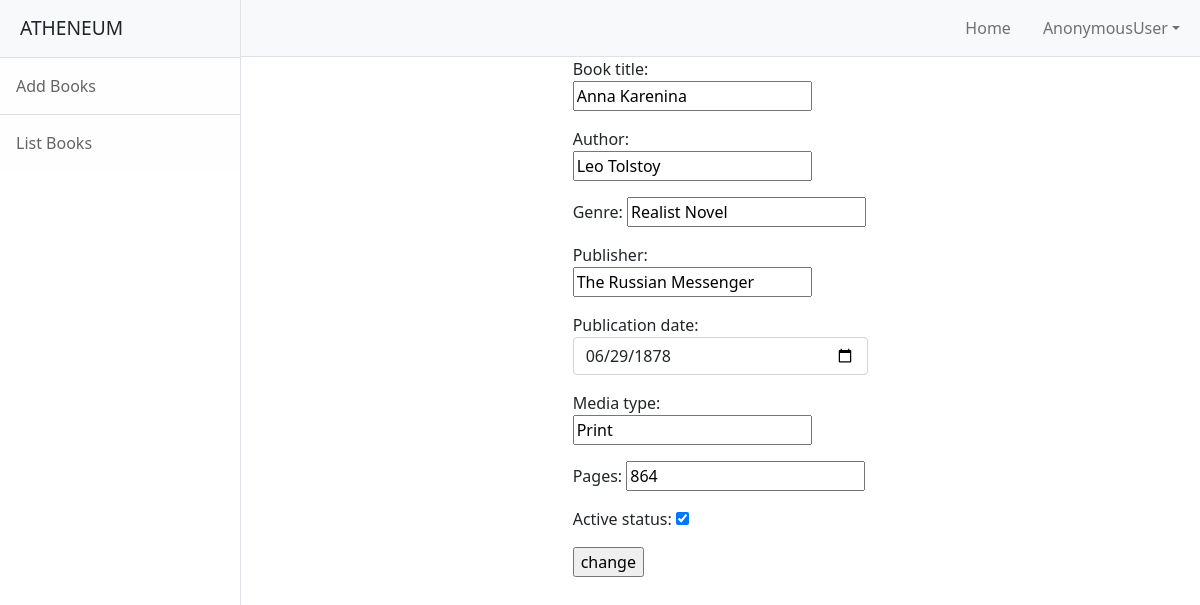
Screenshot of /library/books/edit/3 with the database file from the repository.
### library/models.py (models this page shows, shortened)
class Books(models.Model):
    book_title=models.CharField(max_length=150)
    library=models.ForeignKey(User,on_delete=models.CASCADE,related_name="library")
    Author=models.CharField(max_length=150)
    Cover_artist=models.CharField(max_length=150)
    Genre=models.CharField(max_length=150)
    Publisher=models.CharField(max_length=150)
    Publication_date=models.DateField(null=True)
    Media_type=models.CharField(max_length=150)
    Pages=models.PositiveIntegerField(default=0)
    active_status = models.BooleanField(default=True)

### library/views.py (the view)
# urls.py: path("books/edit/<int:id>",views.BookEditView.as_view(),name="lib-bookedit"),
class BookEditView(UpdateView):
    model = Books
    form_class = BookForm
    template_name = "lib-edit.html"
    success_url = reverse_lazy("lib-booklist")
    pk_url_kwarg = "id"

### library/forms.py (shortened to what this page needs)
class BookForm(forms.ModelForm):
    class Meta:
        model=Books
        exclude = ("library","Cover_artist")
        widgets = {
            "Publication_date": forms.DateInput(attrs={"class": "form-control", "type": "date"})
        }

### library/templates/lib-edit.html (shortened to what this page needs)
{%extends 'base.html'%}
{%block body_block%}
<div class="row">
  <div class="col-4"></div>
  <div class="col-4">
    <form action="" method="post">
      {{form.as_p}}
      <input type="submit" value="change">
    </form>
  </div>
  <div class="col-4"></div>
</div>
{%endblock%}

### rows the page displays
Books: book_title "Anna Karenina", Author "Leo Tolstoy", Genre "Realist Novel", Publisher "The Russian Messenger", Publication_date "06/29/1878", Media_type "Print", Pages "864", active_status "☑"

### other values shown
{{ request.user }} "AnonymousUser"
